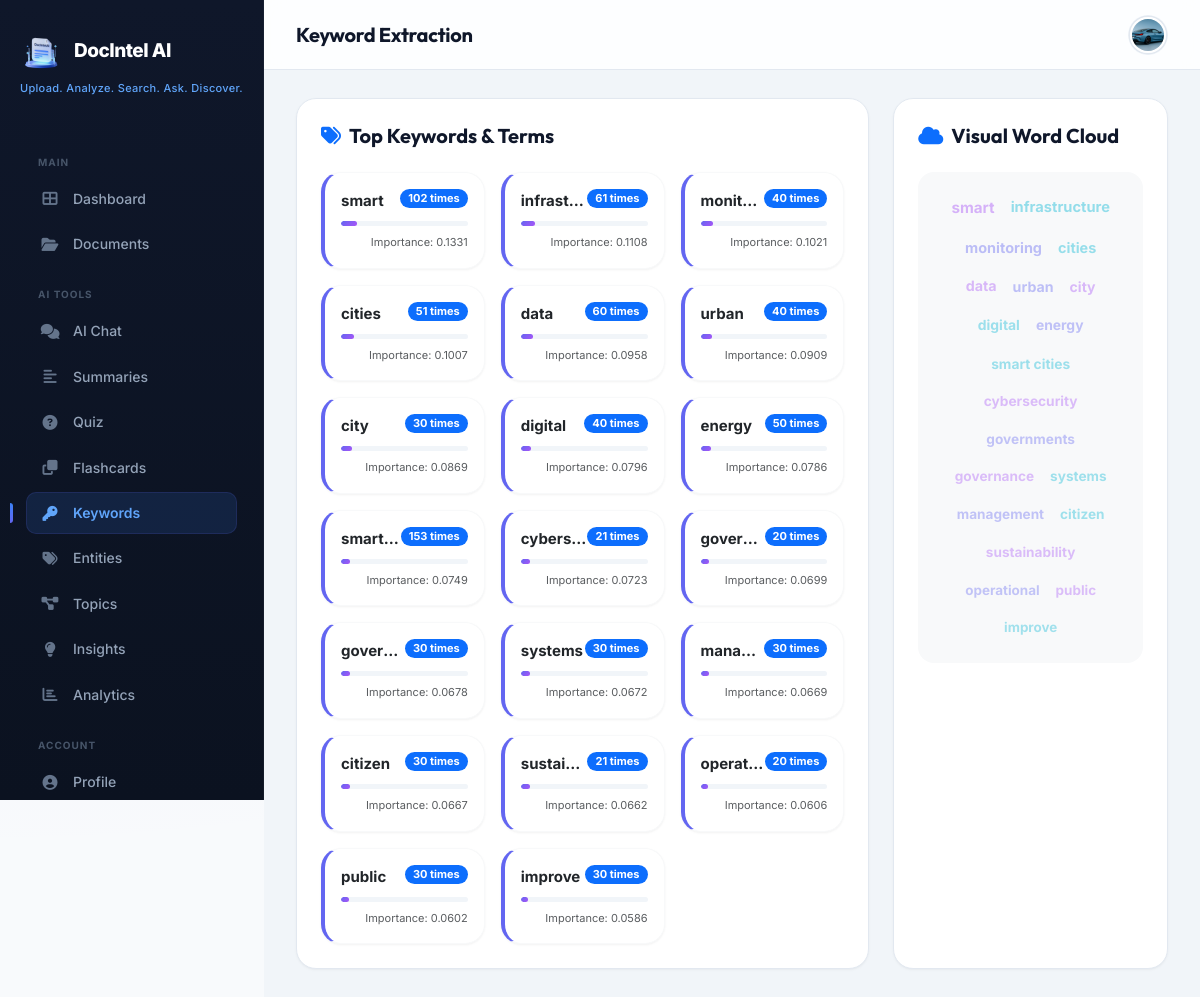
Page /ai/keywords/23/ (signed in) on the committed database.
### accounts/models.py (models this page shows, shortened)
class UserProfile(models.Model):
    user = models.OneToOneField(User, on_delete=models.CASCADE, related_name='profile')
    avatar = models.ImageField(upload_to='avatars/', blank=True, null=True)
    bio = models.TextField(max_length=500, blank=True)
    phone = models.CharField(max_length=20, blank=True)
    organization = models.CharField(max_length=100, blank=True)
    theme_preference = models.CharField(
        max_length=10,
        choices=[('light', 'Light'), ('dark', 'Dark'), ('system', 'System')],
        default='system'
    )
    language = models.CharField(max_length=10, default='en')
    email_notifications = models.BooleanField(default=True)
    created_at = models.DateTimeField(auto_now_add=True)
    updated_at = models.DateTimeField(auto_now=True)

### ai_core/models.py (models this page shows, shortened)
class Keyword(models.Model):
    document = models.ForeignKey(Document, on_delete=models.CASCADE, related_name='keywords')
    word = models.CharField(max_length=100)
    frequency = models.IntegerField(default=0)
    importance = models.FloatField(default=0.0)
    class Meta:
        ordering = ['-importance']

### ai_core/views.py (the view, shortened to what this page needs)
# urls.py: path('keywords/<int:doc_id>/', views.keyword_view, name='keywords'),
@login_required
def keyword_view(request, doc_id):
    doc = get_object_or_404(Document, id=doc_id, user=request.user)
    keywords = list(Keyword.objects.filter(document=doc).values('word', 'frequency', 'importance'))
    return render(request, 'ai_core/keywords.html', {
        'document': doc,
        'keywords': keywords,
    })

### ai_core/templatetags/custom_filters.py (called while the page is built)
@register.filter
def multiply(value, arg):
    try:
        return float(value) * float(arg)
    except (ValueError, TypeError):
        return 0

@register.filter
def add_val(value, arg):
    try:
        return float(value) + float(arg)
    except (ValueError, TypeError):
        return value

### templates/ai_core/keywords.html (shortened to what this page needs)
{% extends 'base_dashboard.html' %}
{% load static %}
{% load custom_filters %}
{% block page_title %}Keyword Extraction{% endblock %}
{% block content %}
<div class="row g-4 animate-fade-in">
    <div class="col-lg-8">
        <div class="premium-card">
            <h5 class="mb-4 fw-bold"><i class="fas fa-tags me-2 text-primary"></i>Top Keywords & Terms</h5>
            {% if keywords %}
                <div class="row g-3">
                    {% for kw in keywords %}
                    <div class="col-md-6 col-xl-4">
                        <div class="premium-card p-3 border-light h-100" style="border-left: 4px solid var(--primary) !important;">
                            <div class="d-flex justify-content-between align-items-start mb-2">
                                <span class="fw-bold text-dark text-truncate" style="max-width: 140px;">{{ kw.word }}</span>
                                <span class="badge bg-primary rounded-pill" style="font-size: 11px; padding: 4px 8px;">{{ kw.frequency }} times</span>
                            </div>
                            <div class="progress-premium mb-2" style="height: 5px;">
                                <div class="progress-bar-premium" style="width: {% widthratio kw.importance 1 100 %}%;"></div>
                            </div>
                            <div class="text-end text-muted" style="font-size: 11px;">
                                Importance: {{ kw.importance|floatformat:4 }}
                            </div>
                        </div>
                    </div>
                    {% endfor %}
                </div>
            {% else %}
                <div class="text-center py-5">
                    <i class="fas fa-key text-muted mb-3" style="font-size:48px; opacity:0.35;"></i>
                    <h5 class="fw-bold mb-2">No Keywords Extracted</h5>
                    <p class="text-muted small">Please verify that the document is processed successfully.</p>
                </div>
            {% endif %}
        </div>
    </div>
    <div class="col-lg-4">
        <div class="premium-card h-100">
            <h5 class="mb-4 fw-bold"><i class="fas fa-cloud me-2 text-primary"></i>Visual Word Cloud</h5>
            <div class="d-flex flex-wrap align-items-center justify-content-center gap-3 p-4 bg-light rounded text-center" style="min-height: 250px; border-radius: var(--radius-lg) !important;">
                {% if keywords %}
                    {% for kw in keywords %}
                        <span style="font-size: {{ kw.importance|multiply:24|add_val:12 }}px; color: var(--{% if forloop.counter|divisibleby:3 %}primary{% elif forloop.counter|divisibleby:2 %}accent{% else %}tertiary{% endif %}); font-weight: bold; opacity: {{ kw.importance|add_val:0.3 }}; display: inline-block;">
                            {{ kw.word }}
                        </span>
                    {% endfor %}
                {% else %}
                    <p class="text-muted small">No keywords detected to display word cloud.</p>
                {% endif %}
            </div>
        </div>
    </div>
</div>
{% endblock %}

### templates/base_dashboard.html (shortened to what this page needs)
{% extends 'base.html' %}
{% load static %}
{% block extra_css %}
<link rel="stylesheet" href="{% static 'css/dashboard.css' %}?v=3">
{% endblock %}
{% block body %}
<nav class="sidebar" id="sidebar">
    <div class="brand">
        <img src="{% static 'images/logo.png' %}" alt="DocIntel AI"
            style="height: 42px; width: auto; object-fit: contain; flex-shrink: 0;">
        <span class="brand-text">DocIntel AI</span>
    </div>
    <div class="tagline">
        <span>Upload.</span> <span>Analyze.</span> <span>Search.</span> <span>Ask.</span> <span>Discover.</span>
    </div>
    <div class="sidebar-nav">
        <div class="nav-section-title">Main</div>
        <ul class="nav flex-column">
            <li class="nav-item">
                <a class="nav-link {% if '/dashboard/' in request.path or request.path == '/dashboard' %}active{% endif %}"
                    href="{% url 'dashboard:index' %}">
                    <i class="fas fa-th-large"></i> Dashboard
                </a>
            </li>
            <li class="nav-item">
                <a class="nav-link {% if '/documents/' in request.path %}active{% endif %}"
                    href="{% url 'documents:list' %}">
                    <i class="fas fa-folder-open"></i> Documents
                </a>
            </li>
        </ul>
        {% if document %}
        <div class="nav-section-title">AI Tools</div>
        <ul class="nav flex-column">
            <li class="nav-item">
                <a class="nav-link {% if '/ai/chat/' in request.path %}active{% endif %}"
                    href="{% url 'ai_core:chat' document.id %}">
                    <i class="fas fa-comments"></i> AI Chat
                </a>
            </li>
            <li class="nav-item">
                <a class="nav-link {% if '/ai/summary/' in request.path %}active{% endif %}"
                    href="{% url 'ai_core:summary' document.id %}">
                    <i class="fas fa-align-left"></i> Summaries
                </a>
            </li>
            <li class="nav-item">
                <a class="nav-link {% if '/ai/quiz/' in request.path %}active{% endif %}"
                    href="{% url 'ai_core:quiz' document.id %}">
                    <i class="fas fa-question-circle"></i> Quiz
                </a>
            </li>
            <li class="nav-item">
                <a class="nav-link {% if '/ai/flashcards/' in request.path %}active{% endif %}"
                    href="{% url 'ai_core:flashcards' document.id %}">
                    <i class="fas fa-clone"></i> Flashcards
                </a>
            </li>
            <li class="nav-item">
                <a class="nav-link {% if '/ai/keywords/' in request.path %}active{% endif %}"
                    href="{% url 'ai_core:keywords' document.id %}">
                    <i class="fas fa-key"></i> Keywords
                </a>
            </li>
            <li class="nav-item">
                <a class="nav-link {% if '/ai/ner/' in request.path %}active{% endif %}"
                    href="{% url 'ai_core:ner' document.id %}">
                    <i class="fas fa-tags"></i> Entities
                </a>
            </li>
            <li class="nav-item">
                <a class="nav-link {% if '/ai/topics/' in request.path %}active{% endif %}"
                    href="{% url 'ai_core:topics' document.id %}">
                    <i class="fas fa-project-diagram"></i> Topics
                </a>
            </li>
            <li class="nav-item">
                <a class="nav-link {% if '/ai/insights/' in request.path %}active{% endif %}"
                    href="{% url 'ai_core:insights' document.id %}">
                    <i class="fas fa-lightbulb"></i> Insights
                </a>
            </li>
            <li class="nav-item">
                <a class="nav-link {% if '/analytics/' in request.path %}active{% endif %}"
                    href="{% url 'analytics:document_analytics' document.id %}">
                    <i class="fas fa-chart-bar"></i> Analytics
                </a>
            </li>
        </ul>
        {% endif %}
        <div class="nav-section-title">Account</div>
        <ul class="nav flex-column">
            <li class="nav-item">
                <a class="nav-link {% if '/accounts/' in request.path and '/settings/' not in request.path %}active{% endif %}"
                    href="{% url 'accounts:profile' %}">
                    <i class="fas fa-user-circle"></i> Profile
                </a>
            </li>
        </ul>
    </div>
</nav>
<div class="main-content">
    <div class="navbar-dashboard">
        <div class="d-flex align-items-center gap-3">
            <h5 class="page-title mb-0">{% block page_title %}Dashboard{% endblock %}</h5>
        </div>
        <div class="navbar-actions">
            {% if user.is_authenticated %}
            <div class="dropdown">
                <button class="btn-icon dropdown-toggle" data-bs-toggle="dropdown" style="border:none;" aria-expanded="false">
                    {% if user.profile.avatar %}
                    <img src="{{ user.profile.avatar.url }}" class="avatar-sm" alt="avatar">
                    {% else %}
                    <div class="avatar-placeholder avatar-sm" style="font-size:13px;">
                        {{ user.first_name|first|upper|default:user.username|first|upper }}
                    </div>
                    {% endif %}
                </button>
            </div>
            {% else %}
            <div class="d-flex align-items-center gap-2">
                <a href="{% url 'accounts:login' %}" class="btn btn-sm btn-outline-primary rounded-pill px-3 fw-semibold">Log in</a>
                <a href="{% url 'accounts:register' %}" class="btn btn-sm btn-primary rounded-pill px-3 fw-semibold">Sign Up</a>
            </div>
            {% endif %}
        </div>
    </div>
    <div class="content-area">
        {% block content %}{% endblock %}
    </div>
</div>
{% endblock %}

### static/css/dashboard.css (style rules this page uses)
.sidebar { position: fixed; left: 0; top: 0; bottom: 0; width: var(--sidebar-width); background: var(--gradient-sidebar); z-index: 1000; transition: var(--transition-base); display: flex; flex-direction: column; overflow-y: auto; overflow-x: hidden; border-right: 1px solid rgba(255,255,255,0.04); }
.sidebar-nav { flex: 1; padding: 12px 10px; }
.sidebar-nav .nav-section-title { font-size: 10px; text-transform: uppercase; letter-spacing: 1.8px; color: rgba(255,255,255,0.28); padding: 16px 14px 8px; font-weight: 700; }
.sidebar-nav .nav-item { margin-bottom: 1px; }
.sidebar-nav .nav-link { display: flex; align-items: center; gap: 11px; padding: 10px 14px; color: rgba(255,255,255,0.55); border-radius: var(--radius-md); transition: var(--transition-fast); font-weight: 500; font-size: 13.5px; position: relative; }
.sidebar-nav .nav-link.active { color: white; background: rgba(99,102,241,0.2); font-weight: 600; box-shadow: inset 0 0 0 1px rgba(99,102,241,0.15); }
.sidebar-nav .nav-link.active i { color: var(--primary-light); }
.sidebar-nav .nav-link i { width: 18px; text-align: center; font-size: 14px; transition: var(--transition-fast); }
.main-content { margin-left: var(--sidebar-width); min-height: 100vh; transition: var(--transition-base); }
.navbar-dashboard { background: rgba(248,250,252,0.92); backdrop-filter: blur(20px); -webkit-backdrop-filter: blur(20px); border-bottom: 1px solid var(--border-color); padding: 0 28px; position: sticky; top: 0; z-index: 100; display: flex; align-items: center; justify-content: space-between; height: var(--navbar-height); }
.navbar-dashboard .page-title { font-family: var(--font-heading); font-weight: 700; font-size: 1.25rem; color: var(--text-primary); letter-spacing: -0.01em; }
.navbar-dashboard .navbar-actions { display: flex; align-items: center; gap: 10px; }
.content-area { padding: 24px 28px; }
.btn i, .nav-link i, .dropdown-item i, .doc-icon i, .search-box-nav i { transition: transform 0.25s cubic-bezier(0.4, 0, 0.2, 1), color 0.25s ease; display: inline-block; }

### templates/base.html (style rules this page uses)
:root { --di-ink-900: #0b1220; --di-ink-800: #0f172a; --di-ink-700: #1e293b; --di-slate-600: #475569; --di-slate-500: #64748b; --di-slate-400: #94a3b8; --di-border: #e2e8f0; --di-surface: #f1f5f9; --di-brand-500: #3b82f6; --di-brand-600: #2563eb; --di-violet-500: #6366f1; --di-danger-500: #ef4444; --di-ease: cubic-bezier(0.22, 1, 0.36, 1); }
* { margin: 0; padding: 0; box-sizing: border-box; }
body { font-family: 'Inter', -apple-system, BlinkMacSystemFont, sans-serif; background: var(--di-surface); color: var(--di-ink-800); min-height: 100vh; -webkit-font-smoothing: antialiased; }
.sidebar { position: fixed; top: 0; left: 0; width: 260px; height: 100vh; background: linear-gradient(180deg, var(--di-ink-800) 0%, var(--di-ink-900) 100%); color: #e2e8f0; padding: 28px 18px; overflow-y: auto; z-index: 1050; transition: transform 0.3s var(--di-ease); border-right: 1px solid rgba(255, 255, 255, 0.04); }
.sidebar .tagline { font-size: 12px; color: var(--di-slate-400); margin-bottom: 30px; letter-spacing: 0.3px; }
.sidebar .tagline span { color: #60a5fa; font-weight: 500; }
.sidebar .nav-link { display: flex; align-items: center; gap: 14px; padding: 11px 16px; border-radius: 10px; color: #94a3b8; text-decoration: none; font-size: 14px; font-weight: 500; margin-bottom: 4px; transition: background 0.2s var(--di-ease), color 0.2s var(--di-ease), transform 0.2s var(--di-ease); }
.sidebar .nav-link i { width: 20px; font-size: 16px; color: #64748b; transition: color 0.2s ease; }
.sidebar .nav-link.active { background: rgba(59, 130, 246, 0.14); color: #60a5fa; font-weight: 600; }
.sidebar .nav-link.active i { color: #60a5fa; }
.main-content { margin-left: 260px; min-height: 100vh; display: flex; flex-direction: column; }

### rows in the picture
Keyword: word "smart", frequency "102", importance "0.1331"
Keyword: word "cities", frequency "51", importance "0.1007"
Keyword: word "data", frequency "60", importance "0.0958"
Keyword: word "urban", frequency "40", importance "0.0909"
Keyword: word "city", frequency "30", importance "0.0869"
Keyword: word "digital", frequency "40", importance "0.0796"
Keyword: word "energy", frequency "50", importance "0.0786"
Keyword: word "systems", frequency "30", importance "0.0672"
Keyword: word "citizen", frequency "30", importance "0.0667"
Keyword: word "public", frequency "30", importance "0.0602"
Keyword: word "improve", frequency "30", importance "0.0586"
Keyword: word "infrastructure"
Keyword: word "monitoring"
Keyword: word "smart cities"
Keyword: word "cybersecurity"
Keyword: word "governments"
Keyword: word "governance"
Keyword: word "management"
Keyword: word "sustainability"
Keyword: word "operational"

### other values in the picture
{{ kw.word }} "infrast…" "monit…" "smart…" "cybers…" "gover…" "gover…" "mana…" "sustai…" "operat…"
{{ kw.frequency }} "61" "40" "153" "21" "20" "30" "30" "21" "20"
{{ kw.importance|floatformat:4 }} "0.1108" "0.1021" "0.0749" "0.0723" "0.0699" "0.0678" "0.0669" "0.0662" "0.0606"
{{ kw.word }} "data"
